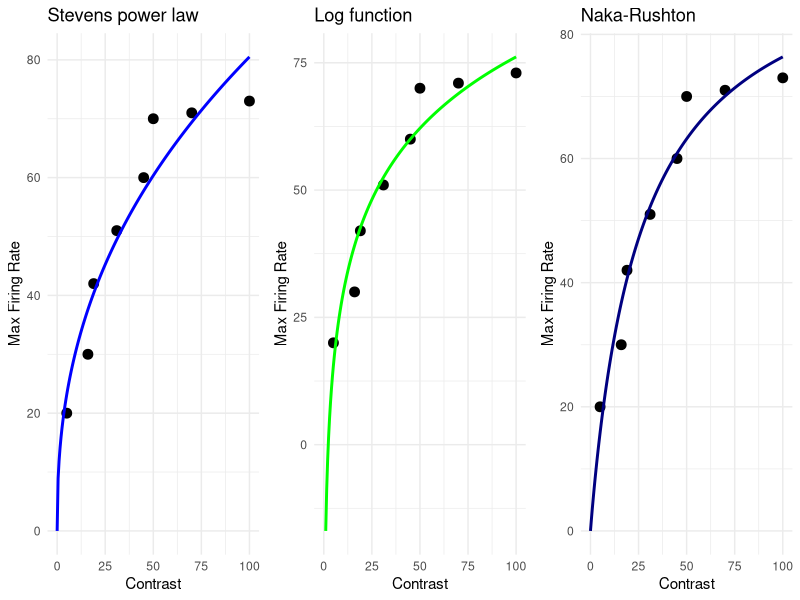

The R source for this figure:
library(tidyverse)

df_liu <- data.frame(max_firing = c(20, 30, 42, 51, 60, 70, 71,  73),
                     contrast   = c( 5, 16, 19, 31, 45, 50, 70, 100))

# power
fit <- nls(max_firing ~ k * contrast^n, data = df_liu, start = list(k = 1, n = 0.5))
summary(fit)

x_new <- seq(0, 100, length.out = 200)
params <- coef(fit)
y_new <- params["k"] * x_new^params["n"]
df_fit <- data.frame(contrast = x_new, max_firing = y_new)

ggplot(df_liu, aes(x = contrast, y = max_firing)) +
  geom_point(size = 3) +  
  geom_line(data = df_fit, aes(x = contrast, y = max_firing), color = "blue", size = 1) +
  coord_cartesian(xlim = c(0, 100)) +
  theme_minimal() +
  labs(title = "Stevens power law",
       x = "Contrast",
       y = "Max Firing Rate") -> g1

# log
fit_log <- nls(max_firing ~ a * log(contrast) + b,
               data = df_liu,
               start = list(a = 10, b = 0))
summary(fit_log)

x_new <- seq(1, 100, length.out = 200)
params_log <- coef(fit_log)
y_new <- params_log["a"] * log(x_new) + params_log["b"]
df_fit_log <- data.frame(contrast = x_new, max_firing = y_new)

ggplot(df_liu, aes(x = contrast, y = max_firing)) +
  geom_point(size = 3) +
  geom_line(data = df_fit_log, aes(x = contrast, y = max_firing), color = "green", size = 1) +
  coord_cartesian(xlim = c(0, 100)) +
  theme_minimal() +
  labs(title = "Log function",
       x = "Contrast",
       y = "Max Firing Rate") -> g2

# Naka-Rushton function
fit_naka <- nls(max_firing ~ Rmax * contrast^n / (contrast^n + C50^n),
                data = df_liu,
                start = list(Rmax = 75, C50 = 25, n = 2))
summary(fit_naka)
x_new <- seq(0, 100, length.out = 200)
params <- coef(fit_naka)
y_new <- params["Rmax"] * x_new^params["n"] / (x_new^params["n"] + params["C50"]^params["n"])
df_fit_naka <- data.frame(contrast = x_new, max_firing = y_new)

ggplot(df_liu, aes(x = contrast, y = max_firing)) +
  geom_point(size = 3) +
  geom_line(data = df_fit_naka, aes(x = contrast, y = max_firing), color = "navy", size = 1) +
  coord_cartesian(xlim = c(0, 100)) +
  theme_minimal() +
  labs(title = "Naka-Rushton",
       x = "Contrast",
       y = "Max Firing Rate") -> g3

g <- cowplot::plot_grid(g1, g2, g3, nrow = 1)
ggsave("liu_2015.png", g, width = 6, height = 2, dpi = 300)
